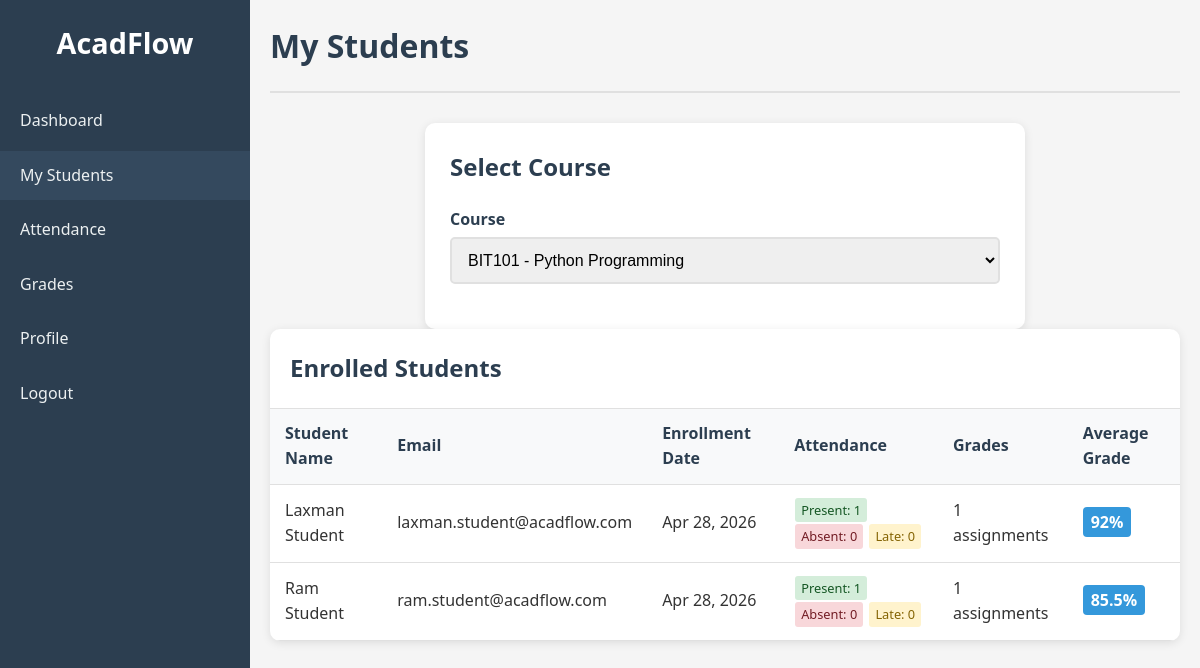
Page /teacher/students.php?course_id=1 (signed in) on the committed database.
### tables this page shows
CREATE TABLE users (
    id INT AUTO_INCREMENT PRIMARY KEY,
    first_name VARCHAR(50) NOT NULL,
    last_name VARCHAR(50) NOT NULL,
    email VARCHAR(100) UNIQUE NOT NULL,
    password VARCHAR(255) NOT NULL,
    role ENUM('admin', 'teacher', 'student') NOT NULL,
    profile_photo VARCHAR(255) DEFAULT NULL,
    created_at TIMESTAMP DEFAULT CURRENT_TIMESTAMP,
    updated_at TIMESTAMP DEFAULT CURRENT_TIMESTAMP ON UPDATE CURRENT_TIMESTAMP
);

### teacher/students.php (the view, shortened to what this page needs)
<?php
require_once '../config/database.php';
$user_id = $_SESSION['user_id'];
$courses_sql = "SELECT id, course_code, course_name FROM courses WHERE teacher_id = ? ORDER BY course_name";
$courses_stmt = $conn->prepare($courses_sql);
$courses_stmt->bind_param("i", $user_id);
$courses_stmt->execute();
$courses = $courses_stmt->get_result()->fetch_all(MYSQLI_ASSOC);
$students = [];
$selected_course = null;
if (isset($_GET['course_id']) && is_numeric($_GET['course_id'])) {
    $selected_course = $_GET['course_id'];
    $students_sql = "SELECT u.id, u.first_name, u.last_name, u.email, e.enrollment_date,
                     (SELECT COUNT(*) FROM attendance a WHERE a.student_id = u.id AND a.course_id = ? AND a.status = 'present') as present_count,
                     (SELECT COUNT(*) FROM attendance a WHERE a.student_id = u.id AND a.course_id = ? AND a.status = 'absent') as absent_count,
                     (SELECT COUNT(*) FROM attendance a WHERE a.student_id = u.id AND a.course_id = ? AND a.status = 'late') as late_count,
                     (SELECT COUNT(*) FROM grades g WHERE g.student_id = u.id AND g.course_id = ?) as grade_count,
                     (SELECT AVG(g.grade) FROM grades g WHERE g.student_id = u.id AND g.course_id = ?) as average_grade
                     FROM users u
                     JOIN enrollments e ON u.id = e.student_id
                     WHERE e.course_id = ? AND u.role = 'student'
                     ORDER BY u.last_name, u.first_name";
    $students_stmt = $conn->prepare($students_sql);
    $students_stmt->bind_param("iiiiii", $selected_course, $selected_course, $selected_course, $selected_course, $selected_course, $selected_course);
    $students_stmt->execute();
    $students = $students_stmt->get_result()->fetch_all(MYSQLI_ASSOC);
}
?>
<!DOCTYPE html>
<html lang="en">
<head>
    <link rel="stylesheet" href="../assets/css/style.css">
</head>
<body>
    <div class="dashboard-container">
        <aside class="sidebar">
            <div class="sidebar-header">
                <h2>AcadFlow</h2>
            </div>
            <nav class="sidebar-nav">
                <ul>
                    <li><a href="../dashboard.php">Dashboard</a></li>
                    <li><a href="students.php" class="active">My Students</a></li>
                    <li><a href="attendance.php">Attendance</a></li>
                    <li><a href="grades.php">Grades</a></li>
                    <li><a href="../profile.php">Profile</a></li>
                    <li><a href="../logout.php">Logout</a></li>
                </ul>
            </nav>
        </aside>
        <main class="main-content">
            <header class="main-header">
                <h1>My Students</h1>
            </header>
            <div class="form-container">
                <h2>Select Course</h2>
                <form method="GET" action="">
                    <div class="form-group">
                        <label for="course_id">Course</label>
                        <select id="course_id" name="course_id" required onchange="this.form.submit()">
                            <?php foreach ($courses as $course): ?>
                                <option value="<?php echo $course['id']; ?>" <?php echo ($selected_course == $course['id']) ? 'selected' : ''; ?>>
                                    <?php echo htmlspecialchars($course['course_code'] . ' - ' . $course['course_name']); ?>
                                </option>
                            <?php endforeach; ?>
                        </select>
                    </div>
                </form>
            </div>
            <?php if ($selected_course && !empty($students)): ?>
                <div class="table-container">
                    <div class="table-header">
                        <h2>Enrolled Students</h2>
                    </div>
                    <table>
                        <thead>
                            <tr>
                                <th>Student Name</th>
                                <th>Email</th>
                                <th>Enrollment Date</th>
                                <th>Attendance</th>
                                <th>Grades</th>
                                <th>Average Grade</th>
                            </tr>
                        </thead>
                        <tbody>
                            <?php foreach ($students as $student): ?>
                                <tr>
                                    <td><?php echo htmlspecialchars($student['first_name'] . ' ' . $student['last_name']); ?></td>
                                    <td><?php echo htmlspecialchars($student['email']); ?></td>
                                    <td><?php echo date('M j, Y', strtotime($student['enrollment_date'])); ?></td>
                                    <td>
                                        <span class="attendance-badge present">Present: <?php echo $student['present_count']; ?></span>
                                        <span class="attendance-badge absent">Absent: <?php echo $student['absent_count']; ?></span>
                                        <span class="attendance-badge late">Late: <?php echo $student['late_count']; ?></span>
                                    </td>
                                    <td><?php echo $student['grade_count']; ?> assignments</td>
                                    <td>
                                        <?php if ($student['average_grade']): ?>
                                            <span class="grade-badge"><?php echo round($student['average_grade'], 1); ?>%</span>
                                        <?php else: ?>
                                            <span class="no-grade">No grades yet</span>
                                        <?php endif; ?>
                                    </td>
                                </tr>
                            <?php endforeach; ?>
                        </tbody>
                    </table>
                </div>
            <?php elseif ($selected_course && empty($students)): ?>
                <div class="alert alert-error">No students enrolled in this course.</div>
            <?php endif; ?>
        </main>
    </div>
</body>
</html>

### assets/css/style.css (style rules this page uses)
* { margin: 0; padding: 0; box-sizing: border-box; }
body { font-family: 'Segoe UI', Tahoma, Geneva, Verdana, sans-serif; line-height: 1.6; color: #333; background-color: #f5f5f5; }
.form-group { margin-bottom: 20px; }
label { display: block; margin-bottom: 5px; font-weight: 600; color: #2c3e50; }
input, select { width: 100%; padding: 12px; border: 2px solid #e0e0e0; border-radius: 5px; font-size: 16px; transition: border-color 0.3s ease; }
.dashboard-container { display: flex; min-height: 100vh; }
.sidebar { width: 250px; background-color: #2c3e50; color: white; padding: 20px 0; position: fixed; height: 100vh; overflow-y: auto; }
.sidebar-header h2 { text-align: center; margin-bottom: 30px; font-size: 1.8rem; }
.sidebar-nav ul { list-style: none; }
.sidebar-nav li { margin-bottom: 5px; }
.sidebar-nav a { display: block; padding: 12px 20px; color: #ecf0f1; text-decoration: none; transition: background-color 0.3s ease; }
.sidebar-nav a:hover, .sidebar-nav a.active { background-color: #34495e; }
.main-content { flex: 1; margin-left: 250px; padding: 20px; }
.main-header { display: flex; justify-content: space-between; align-items: center; margin-bottom: 30px; padding-bottom: 20px; border-bottom: 2px solid #e0e0e0; }
.main-header h1 { color: #2c3e50; font-size: 2rem; }
.table-container { background: white; border-radius: 10px; box-shadow: 0 2px 10px rgba(0, 0, 0, 0.1); overflow: hidden; }
.table-header { padding: 20px; border-bottom: 1px solid #e0e0e0; display: flex; justify-content: space-between; align-items: center; }
.table-header h2 { color: #2c3e50; }
table { width: 100%; border-collapse: collapse; }
th, td { padding: 12px 15px; text-align: left; border-bottom: 1px solid #e0e0e0; }
th { background-color: #f8f9fa; font-weight: 600; color: #2c3e50; }
.form-container { background: white; padding: 25px; border-radius: 10px; box-shadow: 0 2px 10px rgba(0, 0, 0, 0.1); max-width: 600px; margin: 0 auto; }
.form-container h2 { margin-bottom: 20px; color: #2c3e50; }

### teacher/students.php (style rules this page uses)
.attendance-badge { display: inline-block; padding: 2px 6px; border-radius: 3px; font-size: 0.8rem; margin: 1px; }
.attendance-badge.present { background-color: #d4edda; color: #155724; }
.attendance-badge.absent { background-color: #f8d7da; color: #721c24; }
.attendance-badge.late { background-color: #fff3cd; color: #856404; }
.grade-badge { background-color: #3498db; color: white; padding: 4px 8px; border-radius: 4px; font-weight: 600; }

### rows in the picture
users: first_name+last_name "Laxman Student", email "laxman.student@acadflow.com", enrollment_date "Apr 28, 2026", present_count "1", absent_count "0", late_count "0", grade_count "1", average_grade "92"
users: first_name+last_name "Ram Student", email "ram.student@acadflow.com", enrollment_date "Apr 28, 2026", present_count "1", absent_count "0", late_count "0", grade_count "1", average_grade "85.5"

### other values in the picture
form field course_id "BIT101 - Python Programming"
